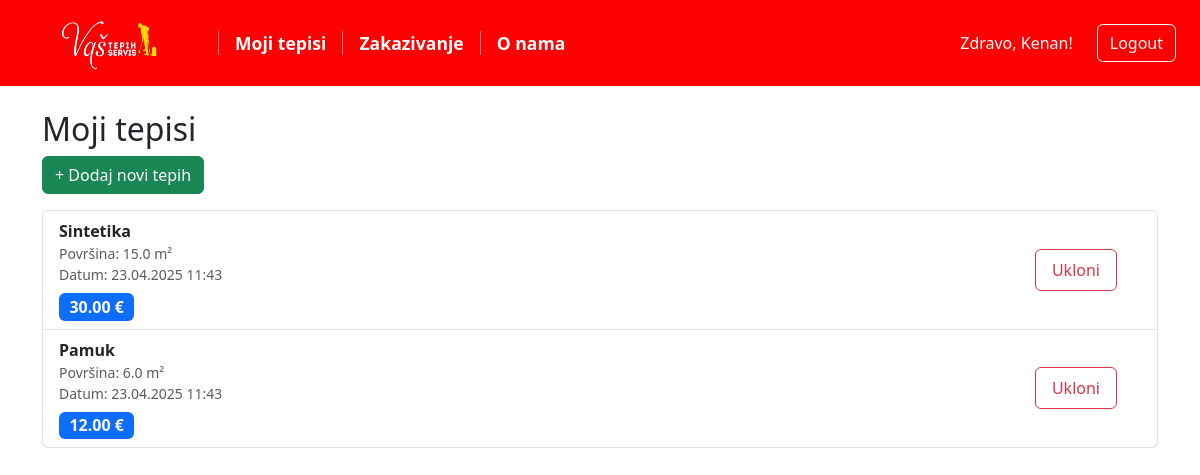
/moji-tepisi/ (signed in), run on an earlier commit of the app's database.
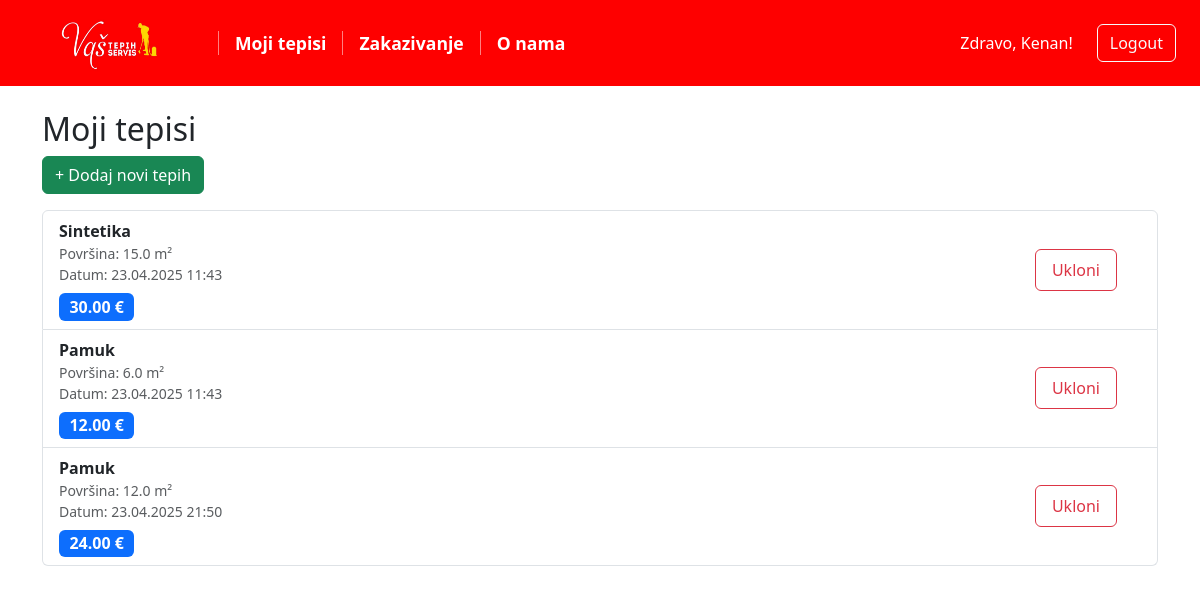
And on a later commit of the database.
### core/models.py (models this page shows, shortened)
class UserProfile(models.Model):
    user = models.OneToOneField(User, on_delete=models.CASCADE)
    ime = models.CharField(max_length=50)
    prezime = models.CharField(max_length=50)
    broj_telefona = models.CharField(max_length=20)
    lokacija = models.CharField(max_length=100, blank=True)

class Tepih(models.Model):
    VRSTE_TEPIS = [
        ('vuna', 'Vuna'),
        ('pamuk', 'Pamuk'),
        ('sintetika', 'Sintetika'),
        ('orijentalni', 'Orijentalni'),
        ('antialergijski', 'Antialergijski'),
        ('tepison', 'Tepison'),
        ('obican' , 'Obican tepih')
    ]
    korisnik = models.ForeignKey(UserProfile, on_delete=models.CASCADE)
    vrsta = models.CharField(max_length=50, choices=VRSTE_TEPIS)
    velicina_m2 = models.FloatField()
    datum_unosa = models.DateTimeField(auto_now_add=True)
    napomena = models.TextField(blank=True)

### core/views.py (the view)
# urls.py: path('moji-tepisi/', views.moji_tepisi, name='moji-tepisi'),
@login_required
def moji_tepisi(request):
    profile = request.user.userprofile
    cena_po_m2 = 2
    tepisi = Tepih.objects.filter(korisnik=profile)
    for t in tepisi:
        t.cena = t.velicina_m2 * cena_po_m2
    return render(request, 'core/moji_tepisi.html', {
        'tepisi': tepisi,
        'cena_po_m2': cena_po_m2
    })

### templates/core/moji_tepisi.html (shortened to what this page needs)
{% extends "core/base.html" %}
{% load static %}
{% block content %}
<h2>Moji tepisi</h2>
<button type="button" class="btn btn-success mb-3" data-bs-toggle="modal" data-bs-target="#modalTepih">
    + Dodaj novi tepih
</button>
<ul class="list-group">
    {% for tepih in tepisi %}
        <li class="list-group-item">
            <div class="row w-100 align-items-center">
                <div class="col-md-9">
                    <strong>{{ tepih.vrsta|title }}</strong>
                    <div class="text-muted small">
                        Površina: {{ tepih.velicina_m2 }} m²<br>
                        Datum: {{ tepih.datum_unosa|date:"d.m.Y H:i" }}
                    </div>
                    <div class="mt-2">
                        <span class="badge bg-primary fs-6">
                            {{ tepih.cena|floatformat:2 }} €
                        </span>
                    </div>
                </div>
                <div class="col-md-3 text-md-end mt-2 mt-md-0 d-flex justify-content-end align-items-center">
                    <button class="btn btn-outline-danger py-2 px-3" style="font-size: 1rem;" onclick="ukloniTepih('{{ tepih.id }}', this)">Ukloni</button>
                </div>
            </div>
        </li>
    {% empty %}
        <li class="list-group-item">Nemate unesenih tepiha.</li>
    {% endfor %}
</ul>
{% endblock %}

### templates/core/base.html (shortened to what this page needs)
{% load static %}
<!DOCTYPE html>
<html lang="sr">
<head>
    <link href="https://cdn.jsdelivr.net/npm/bootstrap@5.3.2/dist/css/bootstrap.min.css" rel="stylesheet">
    <link rel="stylesheet" href="{% static 'css/style.css' %}">
</head>
<body>
    <nav class="navbar navbar-expand-lg navbar-dark px-4" style="background-color: rgba(254,0,0,255);">
        <a class="navbar-brand d-flex align-items-center py-0" href="{% url 'home' %}">
            <img src="{% static 'img/logo1.png' %}" alt="Tepih Servis - Vas Logo" style="height: 70px; width: 170px;" class="d-block">
        </a>
        <div class="collapse navbar-collapse w-100 d-flex justify-content-between" id="navbarNav">
            <ul class="navbar-nav nav-custom d-flex flex-row align-items-center mb-2 mb-lg-0">
                {% if user.is_authenticated %}
                    <li class="nav-item"><a class="nav-link text-white" href="{% url 'moji-tepisi' %}">Moji tepisi</a></li>
                    <li class="nav-item"><a class="nav-link text-white" href="{% url 'moji-termini' %}">Zakazivanje</a></li>
                {% endif %}
                <li class="nav-item"><a class="nav-link text-white" href="{% url 'about' %}">O nama</a></li>
            </ul>
            <ul class="navbar-nav d-flex flex-row align-items-center">
                {% if user.is_authenticated %}
                    <li class="nav-item d-flex align-items-center text-white me-4">
                        Zdravo, {{ user.userprofile.ime }}!
                    </li>
                    <li class="nav-item">
                        <form method="post" action="{% url 'logout' %}">
                            <button type="submit" class="btn btn-outline-light">Logout</button>
                        </form>
                    </li>
                {% else %}
                    <li class="nav-item"><a class="nav-link text-white" href="{% url 'login' %}">Login</a></li>
                    <li class="nav-item"><a class="nav-link text-white" href="{% url 'register' %}">Registracija</a></li>
                {% endif %}
            </ul>
        </div>
    </nav>
    <div class="container mt-4">
        {% block content %}{% endblock %}
    </div>
</body>
</html>

### static/css/style.css (style rules this page uses)
body { background-size: cover; background-position: center; background-repeat: no-repeat; background-attachment: fixed; }
.nav-custom .nav-link { font-size: 1.1rem; font-weight: 600; color: #ffffff; padding: 0.75rem 1.25rem; transition: color 0.2s ease-in-out, text-decoration 0.2s ease-in-out; }

What changed in the data, as far as the page shows it:
added Tepih: vrsta "Pamuk", velicina_m2 "12.0", datum_unosa "23.04.2025 21:50", cena "24.00"
